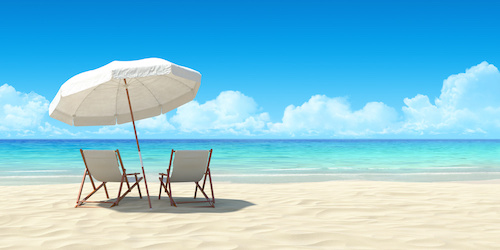
#> input picture python3_libraries/opencv/opencv3by_example/Chapter06/images/beach.jpg, 500 x 250 px
$ python reduce_image_by_seam_carving.py images/beach.jpg 3   (older library calls are emulated)
#> lines starting #> are read from the running program, lines starting #| are printed output that depends on the picture
#> further down, img_input is the input picture: shape (250, 500, 3); mean B, G, R 220.1, 198.8, 133.3
import sys

import cv2
import numpy as np

# Draw vertical seam on top of the image
def overlay_vertical_seam(img, seam):
    img_seam_overlay = np.copy(img)

    # Extract the list of points from the seam
    x_coords, y_coords = np.transpose([(i,int(j)) for i,j in enumerate(seam)])

    # Draw a green line on the image using the list of points
    img_seam_overlay[x_coords, y_coords] = (0,255,0)
    return img_seam_overlay

# Compute the energy matrix from the input image
def compute_energy_matrix(img):
    gray = cv2.cvtColor(img, cv2.COLOR_BGR2GRAY)
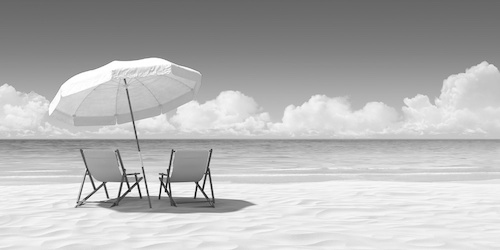
#> gray: shape (250, 500); min 0, max 255, mean 181.6

    # Compute X derivative of the image
    sobel_x = cv2.Sobel(gray,cv2.CV_64F, 1, 0, ksize=3)
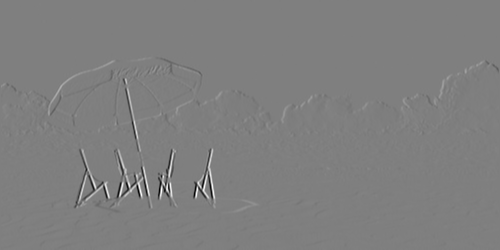
#> sobel_x: shape (250, 500) float64; min -976, max 976, mean 0.1; drawn with min black and max white

    # Compute Y derivative of the image
    sobel_y = cv2.Sobel(gray,cv2.CV_64F, 0, 1, ksize=3)
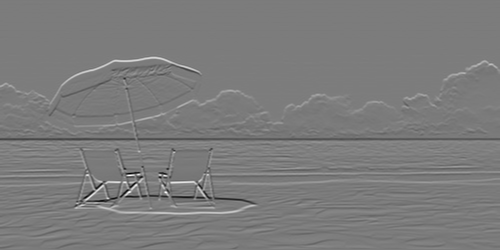
#> sobel_y: shape (250, 500) float64; min -696, max 741, mean 4.1; drawn with min black and max white

    abs_sobel_x = cv2.convertScaleAbs(sobel_x)
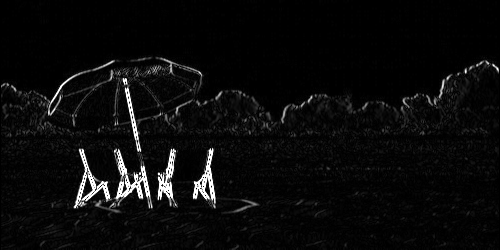
#> abs_sobel_x: shape (250, 500); min 0, max 255, mean 11.1
    abs_sobel_y = cv2.convertScaleAbs(sobel_y)
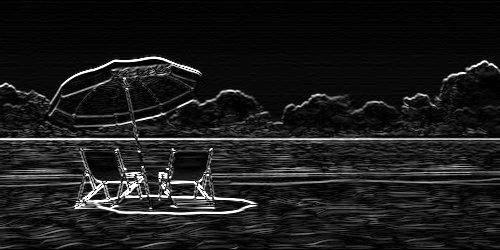
#> abs_sobel_y: shape (250, 500); min 0, max 255, mean 27.3

    # Return weighted summation of the two images i.e. 0.5*X + 0.5*Y
    return cv2.addWeighted(abs_sobel_x, 0.5, abs_sobel_y, 0.5, 0)
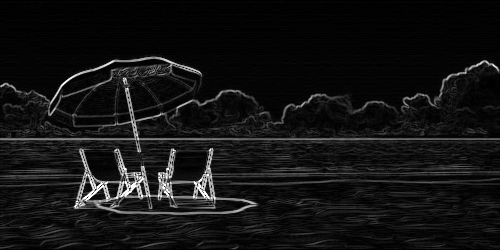
#> returned value: shape (250, 500); min 0, max 255, mean 19.2

# Find vertical seam in the input image
def find_vertical_seam(img, energy):
    rows, cols = img.shape[:2]

    # Initialize the seam vector with 0 for each element
    seam = np.zeros(img.shape[0])

    # Initialize distance and edge matrices
    dist_to = np.zeros(img.shape[:2]) + float('inf')
    dist_to[0,:] = np.zeros(img.shape[1])
    edge_to = np.zeros(img.shape[:2])

    # Dynamic programming; iterate using double loop and compute the paths efficiently
    for row in range(rows-1):
        for col in range(cols):
            if col != 0 and dist_to[row+1, col-1] > dist_to[row, col] + energy[row+1, col-1]:
                dist_to[row+1, col-1] = dist_to[row, col] + energy[row+1, col-1]
                edge_to[row+1, col-1] = 1

            if dist_to[row+1, col] > dist_to[row, col] + energy[row+1, col]:
                dist_to[row+1, col] = dist_to[row, col] + energy[row+1, col]
                edge_to[row+1, col] = 0

            if col != cols-1 and dist_to[row+1, col+1] > dist_to[row, col] + energy[row+1, col+1]:
                    dist_to[row+1, col+1] = dist_to[row, col] + energy[row+1, col+1]
                    edge_to[row+1, col+1] = -1

    # Retracing the path
    # Returns the indices of the minimum values along X axis.
    seam[rows-1] = np.argmin(dist_to[rows-1, :])
    for i in (x for x in reversed(range(rows)) if x > 0):
        seam[i-1] = seam[i] + edge_to[i, int(seam[i])]

    return seam

# Remove the input vertical seam from the image
def remove_vertical_seam(img, seam):
    rows, cols = img.shape[:2]

    # To delete a point, move every point after it one step towards the left
    for row in range(rows):
        for col in range(int(seam[row]), cols-1):
            img[row, col] = img[row, col+1]

    # Discard the last column to create the final output image
    img = img[:, 0:cols-1]
    return img

if __name__=='__main__':
    # Make sure the size of the input image is reasonable.
    # Large images take a lot of time to be processed.
    # Recommended size is 640x480.
    img_input = cv2.imread(sys.argv[1])

    # Use a small number to get started. Once you get an
    # idea of the processing time, you can use a bigger number.
    # To get started, you can set it to 20.
    num_seams = int(sys.argv[2])

    img = np.copy(img_input)
    img_overlay_seam = np.copy(img_input)
    energy = compute_energy_matrix(img)

    for i in range(num_seams):
        seam = find_vertical_seam(img, energy)
        img_overlay_seam = overlay_vertical_seam(img_overlay_seam, seam)
        img = remove_vertical_seam(img, seam)
        energy = compute_energy_matrix(img)
        print('Number of seams removed = ', i+1)
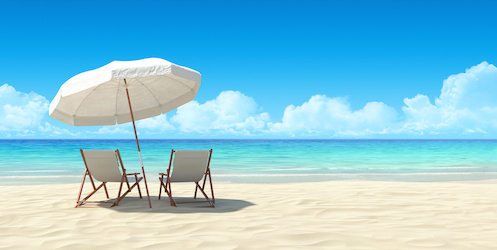
#> img: shape (250, 497, 3); mean of channels 0, 1, 2 220.1, 198.8, 133.2; drawn as B, G, R

    cv2.imshow('Input', img_input)
    cv2.imshow('Seams', img_overlay_seam)
    cv2.imshow('Output', img)
    cv2.waitKey()
